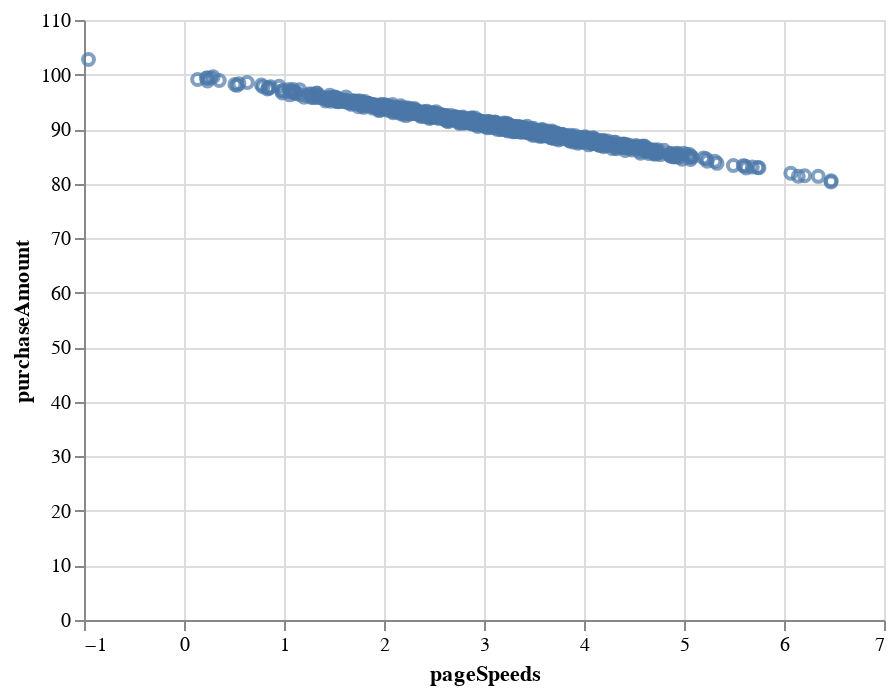

Notebook source saved alongside this figure:
### Code cell
scatter_chart = alt.Chart(data).mark_point().encode(x='pageSpeeds:Q',y='purchaseAmount:Q')

scatter_chart

### Figure 1 — Vega-Lite specification as saved in the notebook (floating-point values rounded to 4 significant figures; data arrays with more than 128 entries replaced by an {"elided": "..."} marker saying what was removed)
{"config": {"view": {"continuousWidth": 400, "continuousHeight": 300}}, "data": {"name": "data-b5aee57df4014a05d8fb726c74729395"}, "mark": "point", "encoding": {"x": {"type": "quantitative", "field": "pageSpeeds"}, "y": {"type": "quantitative", "field": "purchaseAmount"}}, "$schema": "https://vega.github.io/schema/vega-lite/v4.8.1.json", "datasets": {"data-b5aee57df4014a05d8fb726c74729395": {"elided": "1000 records"}}}
